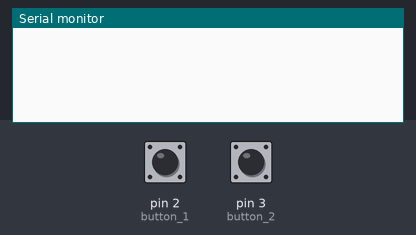
This sketch was run on a simulated Arduino Uno, built with avr-gcc and run on an emulated ATmega328P. Shown: the last lines printed to the serial monitor. Inputs (shaded band) come from the test bench; at power-on: pin 2 (button_1) LOW, pin 3 (button_2) LOW. No radio packets arrive unless stated.

Above: at 1.8 s.
1.9 s: pin 2 (button_1) pulled HIGH for 0.6 s
At 2.6 s:
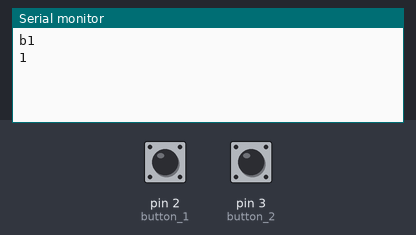
4.0 s: pin 3 (button_2) pulled HIGH for 0.6 s
At 5.4 s:
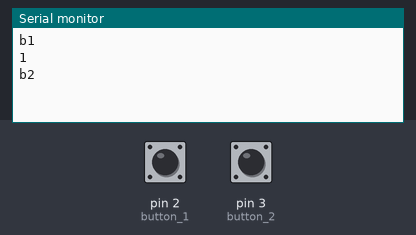
6.1 s: pin 2 (button_1) pulled HIGH for 1 s
At 7.8 s:
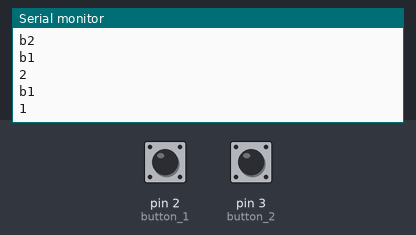

The sketch:

Node2.ino
```cpp
#include <SPI.h>
#include <nRF24L01.h>
#include <RF24.h>
RF24 radio(7, 8); // CE, CSN

const int button_1 = 2;
const int button_2 = 3;

bool b1 = true;
bool b2 = true;

int buttonState_1 = 0;
int buttonState_2 = 0;

String send_command = "";
const byte address[6] = "00001";
void setup() {
  radio.begin();
  radio.openWritingPipe(address);
  radio.setPALevel(RF24_PA_MIN);
  pinMode(button_1, INPUT);
  pinMode(button_2, INPUT);

  Serial.begin(9600);
}
void loop() {
 // const char text[] = valueSensor;
 buttonState_1 = digitalRead(button_1);
  buttonState_2 = digitalRead(button_2);

int buttonValue = 0;
  if (buttonState_1 == HIGH) {
    Serial.println("b1");
    delay(100);
    if(b1 == true){
      buttonValue = 1;
      send_command = "B1_ON";
      b1 = false;
    }
    else{
      buttonValue = 2;
       b1 = true;
    }
    Serial.println(buttonValue);
   radio.write(&buttonValue, sizeof(buttonValue));
  }

  if(buttonState_2 == HIGH) {
    // turn LED on:

    Serial.println("b2");
    delay(100);
    if(b2 == true){
      buttonValue = 11;
      b2 = false;
    }
    else{
      buttonValue = 12;
       b2 = true;
    }
    delay(100);
   radio.write(&buttonValue, sizeof(buttonValue));
  }
  delay(500);
}
```

Measured:
- after the input at 1.9 s, the serial monitor: prints a new line after 0.11 s (image 1)
- after the input at 4.0 s, the serial monitor: prints a new line after 0.11 s (image 2)
- after the input at 6.1 s, the serial monitor: prints a new line after 0.21 s (image 3)
